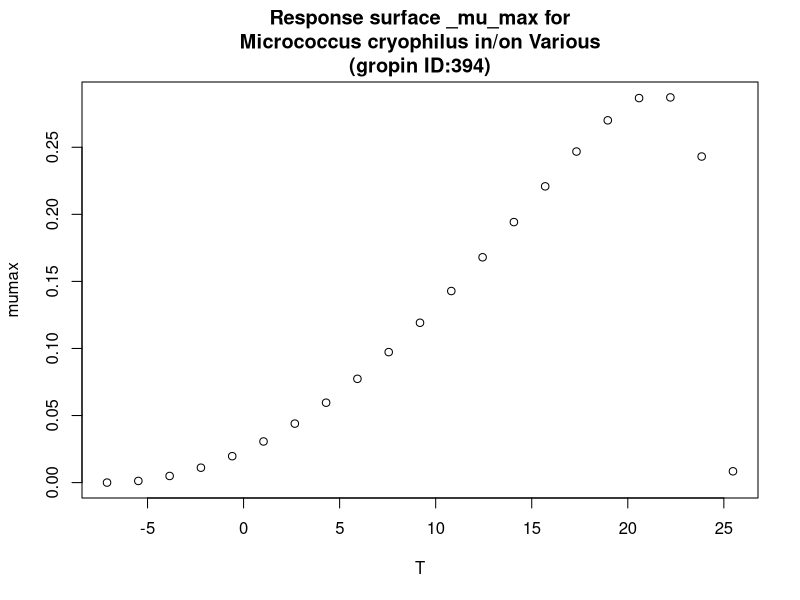

This chart was generated by the following R code:
#############################
# start of Parameter script
#############################
T <- seq(-7.1071,25.4745254745255,length.out=21)
#############################
# end of Parameter script
#############################
############################# 
# start of Model script Gropin ID 394 
#############################
 
# constant coefficients for this model
 
variables <- data.frame(T)
argumentsPar <- unique.data.frame(expand.grid(variables))
 
# heart of the model
response_surface <- function(T) {
   mumax <-(2.9*(10^-1)*(T-25.5)*((T+7.1)^2))/((21.5+7.1)*((21.5+7.1)*(T-21.5)-(21.5-25.5)*(21.5-7.1-2*T)))

	return(mumax=mumax)
} 

# output parameters
responseSurface <- cbind(argumentsPar,response_surface(argumentsPar['T']))
colnames(responseSurface) <- c(colnames(argumentsPar),'mumax')
#############################
# End of Model script
#############################
############################# 
# start of Visualisation script Gropin ID 394 
#############################
titleText <-'Response surface _mu_max for
Micrococcus cryophilus in/on Various
(gropin ID:394)'
plot(T,responseSurface$'mumax',xlab='T',
                          ylab='mumax',main=titleText)
#############################
# End of Visualisation script
#############################
